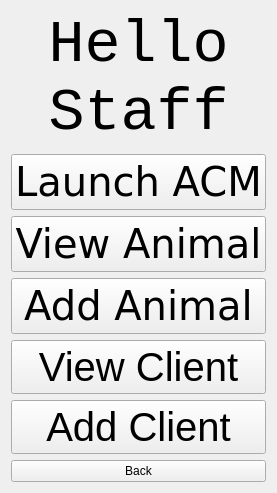
      <widget class="QWidget" name="page_8">
       <layout class="QVBoxLayout" name="verticalLayout_4">
        <item>
         <widget class="QLabel" name="label_2">
          <property name="font">
           <font>
            <family>Liberation Mono</family>
            <pointsize>45</pointsize>
           </font>
          </property>
          <property name="text">
           <string>Hello
Staff</string>
          </property>
          <property name="alignment">
           <set>Qt::AlignCenter</set>
          </property>
         </widget>
        </item>
        <item>
         <widget class="QPushButton" name="pushButton_31">
          <property name="font">
           <font>
            <family>DejaVu Sans</family>
            <pointsize>30</pointsize>
           </font>
          </property>
          <property name="text">
           <string>Launch ACM</string>
          </property>
         </widget>
        </item>
        <item>
         <widget class="QPushButton" name="pushButton_5">
          <property name="font">
           <font>
            <family>DejaVu Sans</family>
            <pointsize>30</pointsize>
           </font>
          </property>
          <property name="text">
           <string>View Animal</string>
          </property>
         </widget>
        </item>
        <item>
         <widget class="QPushButton" name="pushButton_6">
          <property name="font">
           <font>
            <family>DejaVu Sans</family>
            <pointsize>30</pointsize>
           </font>
          </property>
          <property name="text">
           <string>Add Animal</string>
          </property>
         </widget>
        </item>
        <item>
         <widget class="QPushButton" name="pushButton_14">
          <property name="font">
           <font>
            <pointsize>30</pointsize>
           </font>
          </property>
          <property name="text">
           <string>View Client</string>
          </property>
         </widget>
        </item>
        <item>
         <widget class="QPushButton" name="pushButton_15">
          <property name="font">
           <font>
            <pointsize>30</pointsize>
           </font>
          </property>
          <property name="text">
           <string>Add Client</string>
          </property>
         </widget>
        </item>
        <item>
         <widget class="QPushButton" name="pushButton_2">
          <property name="text">
           <string>Back</string>
          </property>
         </widget>
        </item>
       </layout>
      </widget>
